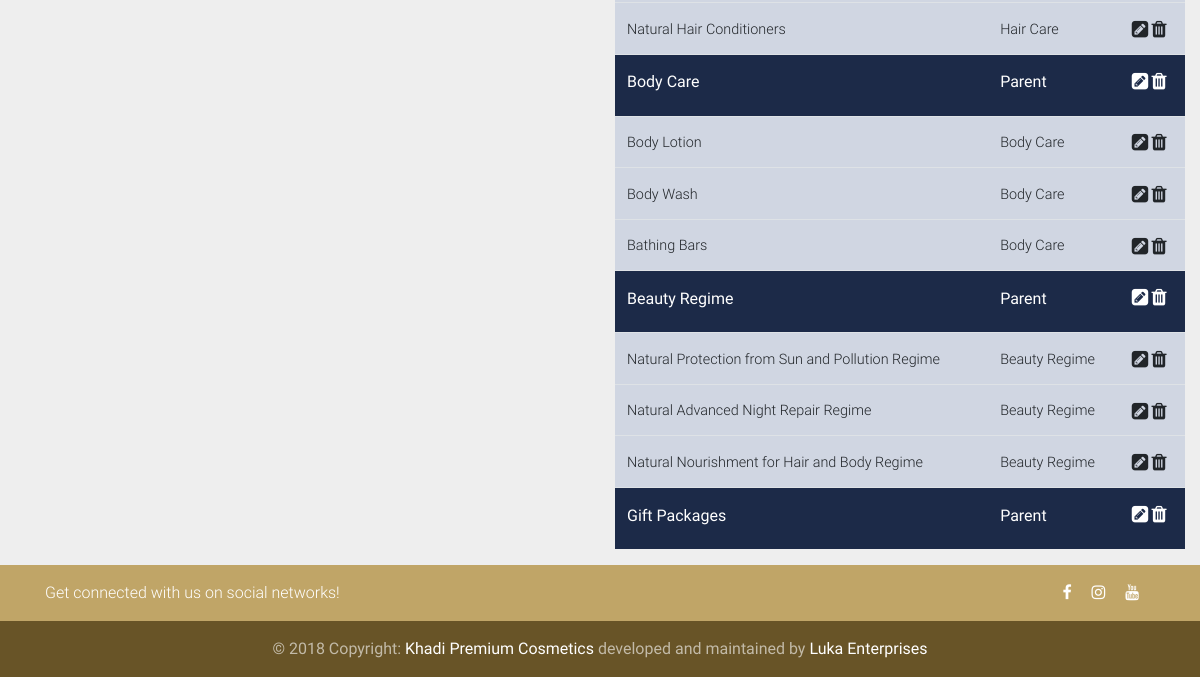
Before: /admin/categories.php (signed in, lower part) with the older database file.
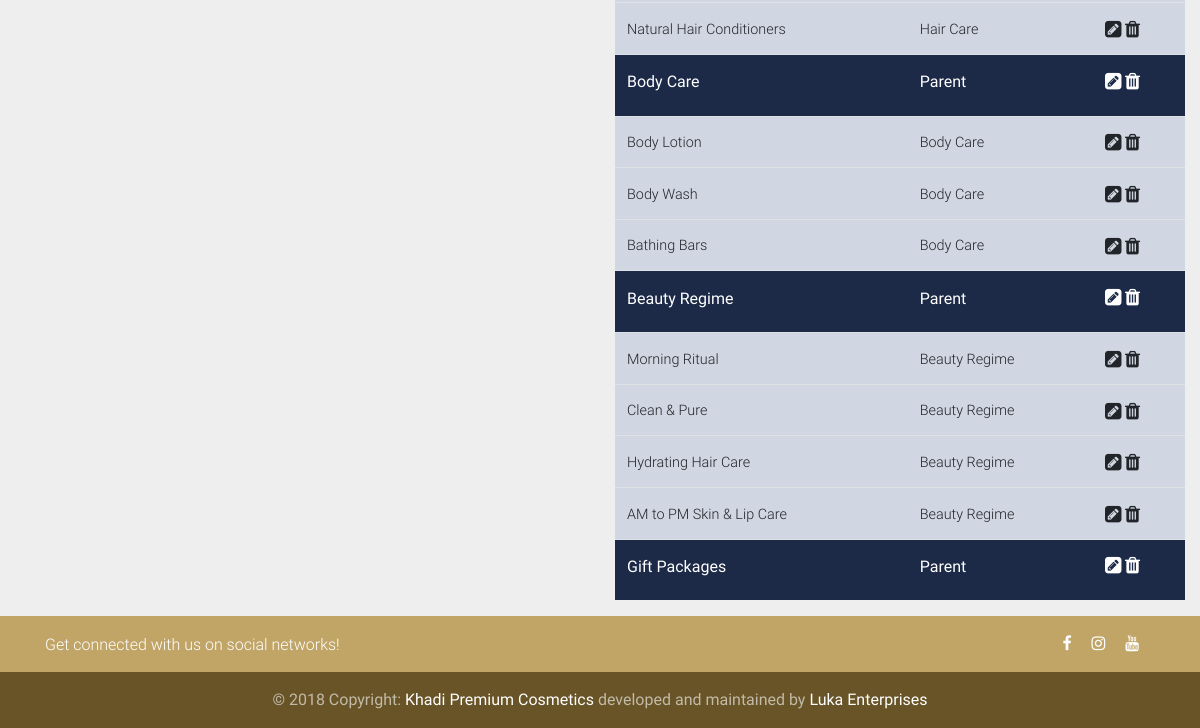
After: the same page with the newer database file.
### tables this page shows
CREATE TABLE `categories` (
  `id` int(100) NOT NULL,
  `category` varchar(255) NOT NULL,
  `parent` int(11) NOT NULL DEFAULT 0
);

### admin/categories.php (the view, shortened to what this page needs)
<?php
	if(!isset($_SESSION['email'])){
      echo "<script>window.open('login.php','_self')</script>";
    }else{
?>
<?php
	require_once '../core/init.php';
	include 'includes/head.php';
			echo display_errors($errors); ?>
<div class="container-fluid">
	<div class="row">
		<div class="col-lg-6 col-md-6 col-sm-12 col-xs-12">
		</div>
		<div class="col-lg-6 col-md-6 col-sm-12 col-xs-1 table-responsive2">
			<table class="table" style="display: table;">
				<tbody>
					<?php
						$sql = "SELECT * FROM categories WHERE parent = 0";
						$result = $db->query($sql);
						while($parent = mysqli_fetch_assoc($result)):
							$parent_id = (int)$parent['id'];
							$sql2 = "SELECT *FROM categories WHERE parent = '$parent_id'";
							$cresult = $db->query($sql2);
					?>
					<tr style="background: #1c2a48; color: #fff;">
						<td><h6 class="h6-responsive"><b><?=$parent['category'];?></b></h6></td>
						<td><h6 class="h6-responsive"><b>Parent</b></h6></td>
						<td>
							<a href="categories.php?edit=<?=$parent['id'];?>" class=""><i class="fa fa-pencil-square fa-lg" style="color: #fff"></i></a>
							<a href="categories.php?delete=<?=$parent['id'];?>" class=""><i class="fa fa-trash fa-lg" style="color: #fff"></i></a>
						</td>
					</tr>
					<?php while($child = mysqli_fetch_assoc($cresult)): ?>
					<tr style="background: #d0d6e2;">
						<td><?=$child['category'];?></td>
						<td><?=$parent['category'];?></td>
						<td>
							<a href="categories.php?edit=<?=$child['id'];?>" class=""><i class="fa fa-pencil-square fa-lg"></i></a>
							<a href="categories.php?delete=<?=$child['id'];?>" class=""><i class="fa fa-trash fa-lg"></i></a>
						</td>
					</tr>
					<?php endwhile;?>
					<?php endwhile;?>
				</tbody>
			</table>
		</div>
	</div>
</div>
<?php } include 'includes/footer.php'; ?>

### admin/includes/head.php (shortened to what this page needs)
<head>
    <link rel="stylesheet" href="https://maxcdn.bootstrapcdn.com/font-awesome/4.7.0/css/font-awesome.min.css">
    <link href="../css/bootstrap.min.css" rel="stylesheet">
    <link href="../css/mdb.min.css" rel="stylesheet">
    <link href="../css/style.min.css" rel="stylesheet">
    <link href="../css/datatables.css" rel="stylesheet">
    <link href="../css/datatables.min.css" rel="stylesheet">
</head>
<body class="grey lighten-3">

### admin/includes/footer.php (shortened to what this page needs)
<footer class="page-footer wow fadeIn" style="font-family: Roboto;font-weight: 400;background: #826931">
    <div class="" style="background-color: #c0a567">
      <div class="container">
        <div class="row py-3 d-flex align-items-center">
          <div class="col-md-6 col-lg-5 text-center text-md-left mb-4 mb-md-0">
            <h6 class="mb-0 white-text">Get connected with us on social networks!</h6>
        </div>
        <div class="col-md-6 col-lg-7 text-center text-md-right">
            <a class="fb-ic" href="https://instagram.com/khadipremium">
              <i class="fa fa-facebook white-text mr-3"> </i>
          </a>
          <a class="ins-ic" href="https://instagram.com/khadipremium">
              <i class="fa fa-instagram white-text mr-3"> </i>
          </a>
          <a href="https://www.youtube.com/" target="_blank">
            <i class="fa fa-youtube white-text mr-3"></i>
        </a>
    </div>
</div>
</div>
</div>
<div class="footer-copyright text-center py-3">&copy; 2018 Copyright:
  <a href="https://www.khadipremium.in"> Khadi Premium Cosmetics</a> developed and maintained by <a href="https://www.lukaenterprises.com">Luka Enterprises</a>
</div>
</footer>
</body>
</html>
</body>
</html>

Changed rows visible on the page:
changed categories: category "Natural Protection from Sun and Pollution Regime" → "Morning Ritual"
changed categories: category "Natural Advanced Night Repair Regime" → "Clean & Pure"
changed categories: category "Natural Nourishment for Hair and Body Regime" → "Hydrating Hair Care"
added categories: category "AM to PM Skin & Lip Care", $parent['category'] "Beauty Regime"
